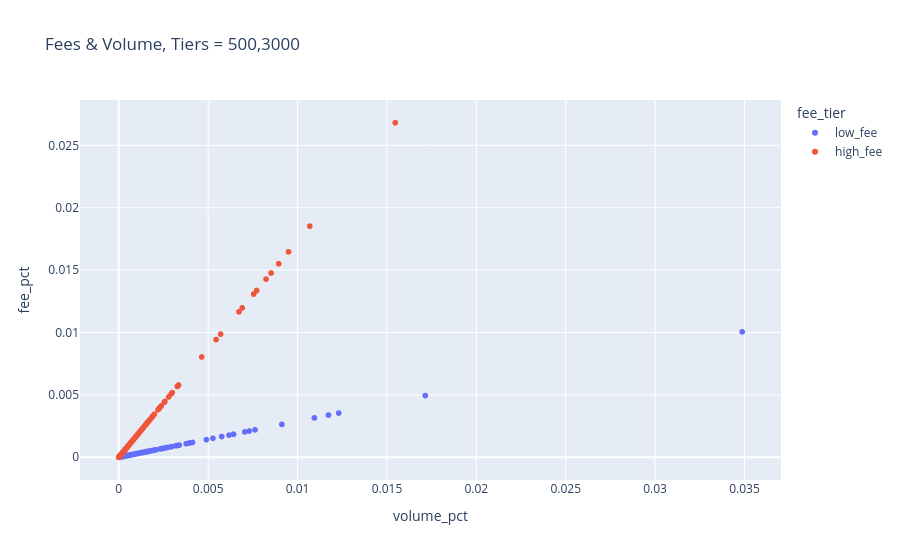

Notebook code cell kept with this figure:
### Code cell
df.plot(
    x="volume_pct",
    y="fee_pct",
    kind="scatter",
    color="fee_tier",
    title="Fees & Volume, Tiers = 500,3000",
)

### Figure 1 — Plotly figure (JSON) as saved in the notebook; plotly's stock layout.template omitted (floating-point values rounded to 4 significant figures; data arrays with more than 128 entries replaced by an {"elided": "..."} marker saying what was removed)
{"data": [{"hovertemplate": "fee_tier=low_fee<br>volume_pct=%{x}<br>fee_pct=%{y}<extra></extra>", "legendgroup": "low_fee", "marker": {"color": "#636efa", "symbol": "circle"}, "mode": "markers", "name": "low_fee", "showlegend": true, "type": "scattergl", "x": {"elided": "5772 float values"}, "xaxis": "x", "y": {"elided": "5772 float values"}, "yaxis": "y"}, {"hovertemplate": "fee_tier=high_fee<br>volume_pct=%{x}<br>fee_pct=%{y}<extra></extra>", "legendgroup": "high_fee", "marker": {"color": "#EF553B", "symbol": "circle"}, "mode": "markers", "name": "high_fee", "showlegend": true, "type": "scattergl", "x": {"elided": "16918 float values"}, "xaxis": "x", "y": {"elided": "16918 float values"}, "yaxis": "y"}], "layout": {"legend": {"title": {"text": "fee_tier"}, "tracegroupgap": 0}, "title": {"text": "Fees & Volume, Tiers = 500,3000"}, "xaxis": {"anchor": "y", "domain": [0, 1], "title": {"text": "volume_pct"}}, "yaxis": {"anchor": "x", "domain": [0, 1], "title": {"text": "fee_pct"}}}}
